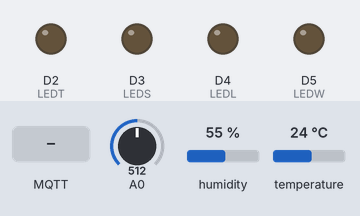
A sketch run on a simulated Arduino MKR. Shown: output pins drawn as LEDs (lit = HIGH). Inputs (shaded band) come from the test bench; at power-on: A0 = 512, humidity 55 %, temperature 24 °C. WiFi joins after 1.5 s; servers stay silent unless stated; no MQTT or app messages arrive unless stated; what the sketch prints to the serial monitor is not drawn.

Above: at 2.7 s.
2.8 s: MQTT message "T" arrives on the first subscribed topic
At 3.6 s:
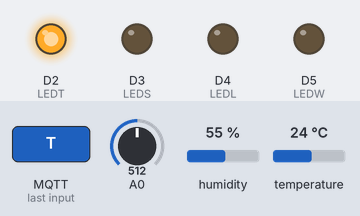
4.3 s: MQTT message "S" arrives on the first subscribed topic
At 4.7 s:
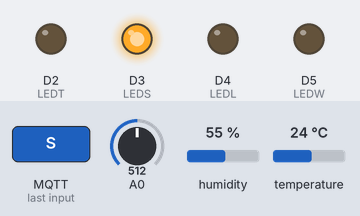
5.8 s: MQTT message "L" arrives on the first subscribed topic
At 7.0 s:
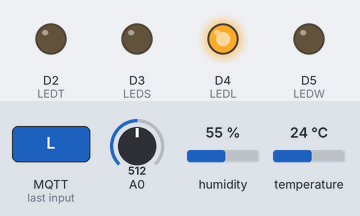
7.3 s: MQTT message "W" arrives on the first subscribed topic
At 8.1 s:
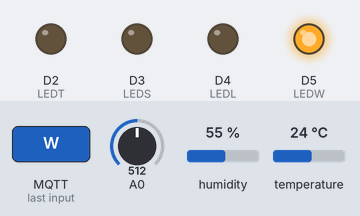
Timing chart, 0 to 9.8 s (numbered marks = the images above; inputs shaded):
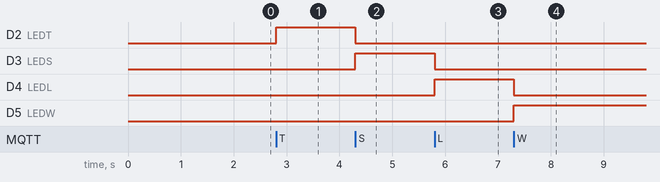

Measured:
- after the input at 2.8 s, D2 (LEDT): LOW → HIGH at once
- after the input at 4.3 s, D2 (LEDT): HIGH → LOW at once; D3 (LEDS): LOW → HIGH at once
- after the input at 5.8 s, D3 (LEDS): HIGH → LOW at once; D4 (LEDL): LOW → HIGH at once
- after the input at 7.3 s, D4 (LEDL): HIGH → LOW at once; D5 (LEDW): LOW → HIGH at once

The sketch:

ESD_final_project.ino
```cpp
//Libraries
#include <DHT.h>
#include <Adafruit_Sensor.h>
#include <Servo.h>

#include <ArduinoMqttClient.h>
#include <WiFiNINA.h>
int LEDT = 2;
int LEDS = 3;
int LEDL = 4;
int LEDW = 5;


//variable and object for servo motor
Servo myservo;  // creating servo object to control a servo
int pos = 0;    // variable to store the servo position

//variables for infrared sensor
const int flamePin = 11;
int Flame = HIGH;

//variables to store wifi password and username
char ssid[] = "example";//(enter username of your wifi)
char pass[] = "testing_123";//(enter password of your wifi)

//variable for mq135 gas sensor
int sensorValue;

WiFiClient wifiClient;
MqttClient mqttClient(wifiClient);
//creating objects to access the functions present
//in mqtt library and wifi library

//Defining the port topic and brocker to publish data
const char broker[] = "broker.mqttdashboard.com";
int        port     = 1883;
const char topic_gas[]  = "Gas_sensor_data";
const char topic_temp[]  = "temp_sensor_data";
const char topic_hum[]  = "hum_sensor_data";
const char topic_flame[]  = "flame_sensor_data";
const char topic_sub[]  = "web_data";


//constants to keep track of the publishing of data
const long interval = 1000;
unsigned long previousMillis = 0;

int count = 0;


//Constants for temprature sensor
#define DHTPIN 7     // what pin we're connected to
#define DHTTYPE DHT22   // DHT 22  (AM2302)
DHT dht(DHTPIN, DHTTYPE);


//variables for temprature sensor
float hum;  //Stores humidity value
float temp; //Stores temperature value

//constants for infrared sensor
// lowest and highest sensor readings:
const int sensorMin = 0;     // sensor minimum
const int sensorMax = 1024;  // sensor maximum

void setup() {
  pinMode(LEDT, OUTPUT);
  pinMode(LEDS, OUTPUT);
  pinMode(LEDL, OUTPUT);
  pinMode(LEDW, OUTPUT);
  pinMode(flamePin, INPUT);
  Serial.begin(9600);
  dht.begin();
  // attempt to connect to WiFi network:
  Serial.print("Attempting to connect to WPA SSID: ");
  Serial.println(ssid);
  while (WiFi.begin(ssid, pass) != WL_CONNECTED)
  {
    // failed, retry
    Serial.print(".");
    delay(5000);
  } // retry after 5 seconds to reconnect
  //once connected display the following
  Serial.println("You're connected to the network");
  Serial.println();
  //connecting to mqtt brocker to publish data
  if (!mqttClient.connect(broker, port)) {
    Serial.print("MQTT connection failed! Error code = ");
    Serial.println(mqttClient.connectError());

    while (1);
  }

  Serial.println("You're connected to the MQTT broker!");
  Serial.println();
  mqttClient.subscribe(topic_sub);

}


void loop() {
  int messageSize = mqttClient.parseMessage();
  while (mqttClient.available()) {
    char z = (char)mqttClient.read();
    if (z == 'T')
    {
      digitalWrite(LEDT, HIGH);
      digitalWrite(LEDS, LOW);
      digitalWrite(LEDL, LOW);
      digitalWrite(LEDW, LOW);
    }
    if (z == 'S')
    {
      digitalWrite(LEDS, HIGH);
      digitalWrite(LEDT, LOW);
      digitalWrite(LEDL, LOW);
      digitalWrite(LEDW, LOW);
    }
    if (z == 'L')
    {
      digitalWrite(LEDL, HIGH);
      digitalWrite(LEDT, LOW);
      digitalWrite(LEDS, LOW);
      digitalWrite(LEDW, LOW);
    }
    if (z == 'W')
    {
      digitalWrite(LEDW, HIGH);
      digitalWrite(LEDT, LOW);
      digitalWrite(LEDS, LOW);
      digitalWrite(LEDL, LOW);
    }
  }
  //avoids disconnection from the broker
  mqttClient.poll();
  unsigned long currentMillis = millis();
  if (currentMillis - previousMillis >= interval) {
    // save the last time a message was sent
    previousMillis = currentMillis;


    Serial.println();

    //code to send data to raspberry pi
    //for temp data
    mqttClient.beginMessage(topic_temp);
    mqttClient.publish(Temp_sensor());
    mqttClient.endMessage();

    //for hum data
    mqttClient.beginMessage(topic_hum);
    mqttClient.publish(Hum_sensor());
    mqttClient.endMessage();

    //for gas data
    mqttClient.beginMessage(topic_gas);
    mqttClient.publish(gas_sensor());
    mqttClient.endMessage();

    //    for flame detection
    mqttClient.beginMessage(topic_flame);
    if (flame_sensor)
      mqttClient.publish("Flame detected");
    mqttClient.endMessage();
  }
}

//gas sensor code
int gas_sensor()
{
  sensorValue = analogRead(0);   // reads from A0 pin
  return (sensorValue);
}

// code for temprature sensor
float Temp_sensor()
{
  //  Read data and store it to variables hum and temp
  temp = (float) dht.readTemperature();

  return (temp);

}

float Hum_sensor()
{
  hum = dht.readHumidity();
  return (hum);
}

bool flame_sensor()
{
  Flame = digitalRead(flamePin);
  if (Flame == LOW)
  {
    return true;
  }
  else
  {
    return false;
  }
}
void servo() {
  for (pos = 0; pos <= 180; pos += 1)
  {
    // in steps of 1 degree
    myservo.write(pos);
    delay(15);
  }
}
```
